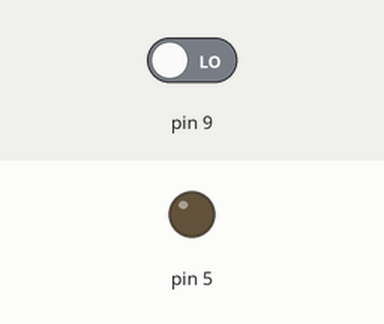
This sketch was run on a simulated Arduino Uno, built with avr-gcc and run on an emulated ATmega328P. Parts: output pins drawn as LEDs (lit = HIGH). Inputs (shaded band) come from the test bench; at power-on: pin 9 LOW.

Above: at 1.2 s.
1.3 s: pin 9 driven HIGH
At 2.2 s:
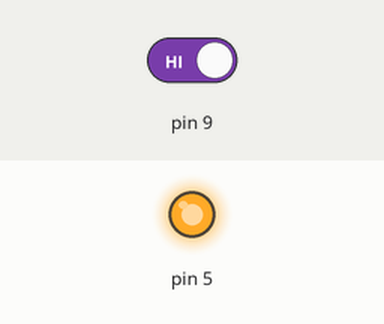
2.8 s: pin 9 driven LOW
At 3.4 s:
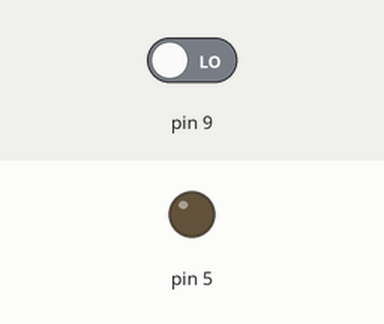
Timing chart, 0 to 5.8 s (numbered marks = the images above; inputs shaded):
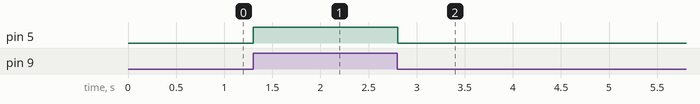

The sketch:

lab_3_push_button_1.ino
```cpp
// C++ code
//
int button = 0;

void setup()
{
  pinMode(9, INPUT);
  pinMode(5, OUTPUT);
}

void loop()
{
  button = digitalRead(9);
  if (button == HIGH) {
    digitalWrite(5, HIGH);
  } else {
    digitalWrite(5, LOW);
  }
  delay(10); // Delay a little bit to improve simulation performance
}
```

Measured:
- after the input at 1.3 s, pin 5: LOW → HIGH at once
- after the input at 2.8 s, pin 5: HIGH → LOW at once
